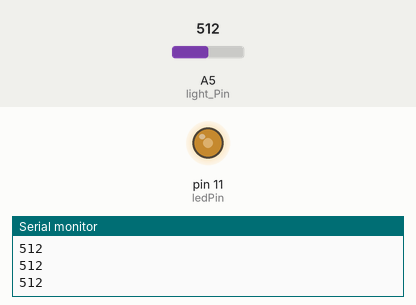
Recording of a sketch running on a simulated Arduino Uno, built with avr-gcc and run on an emulated ATmega328P. Parts: output pins drawn as LEDs (lit = HIGH), the last lines printed to the serial monitor. Inputs (shaded band) come from the test bench; at power-on: A5 (light_Pin) = 512.

Above: at 1.2 s.
1.3 s: A5 (light_Pin) set to 716
At 1.6 s:
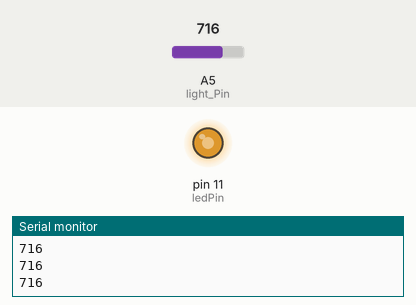
2.8 s: A5 (light_Pin) set to 900
At 4.0 s:
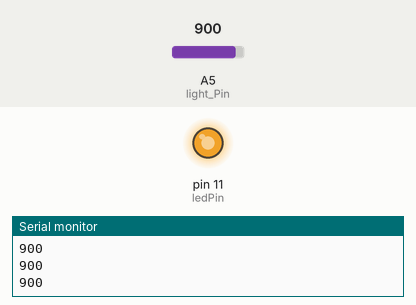
4.3 s: A5 (light_Pin) set to 122
At 5.1 s:
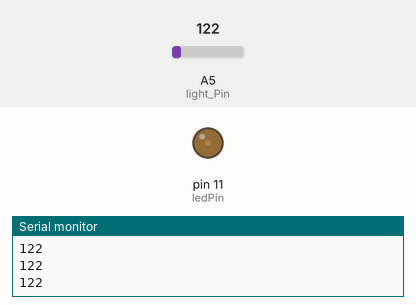
5.8 s: A5 (light_Pin) set to 0
At 6.3 s:
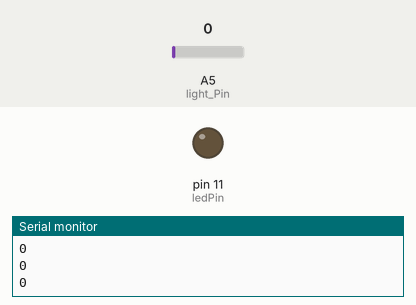
7.3 s: A5 (light_Pin) set to 511
At 8.6 s:
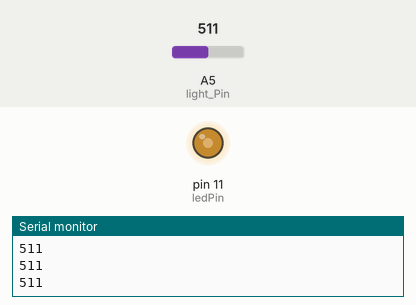
Timing chart, 0 to 9.8 s (numbered marks = the images above; inputs shaded):
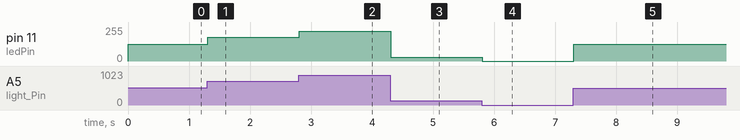

The sketch:

ambient_light_sensor.ino
```cpp
/************************************************************************
 * Light control LED brightness
 *
 * Experiment Description: photoresistor induction environmental light intensity, brightness control led
 *
 * Usage: the same photoresistor
 *
 * Applications: reduce power consumption, and more used in mobile phones, laptops, tablet PCs and other mobile devices
 **************************************************************************/

int light_Pin = A5;
int ledPin = 11;
int sensorval = 0;

void setup() {

  pinMode(ledPin, OUTPUT);
  Serial.begin(9600);

}

void loop() {

  sensorval= analogRead(light_Pin);

  Serial.println(sensorval);

  int brightness = map(sensorval ,0,1023,0,255);

  analogWrite(ledPin, brightness);

}
```

Measured:
- after the input at 1.3 s, pin 11 (ledPin): 127/255 → 178/255 at once
- after the input at 2.8 s, pin 11 (ledPin): 178/255 → 224/255 at once
- after the input at 4.3 s, pin 11 (ledPin): 224/255 → 30/255 at once
- after the input at 5.8 s, pin 11 (ledPin): 30/255 → 0/255 at once
- after the input at 7.3 s, pin 11 (ledPin): 0/255 → 127/255 at once
